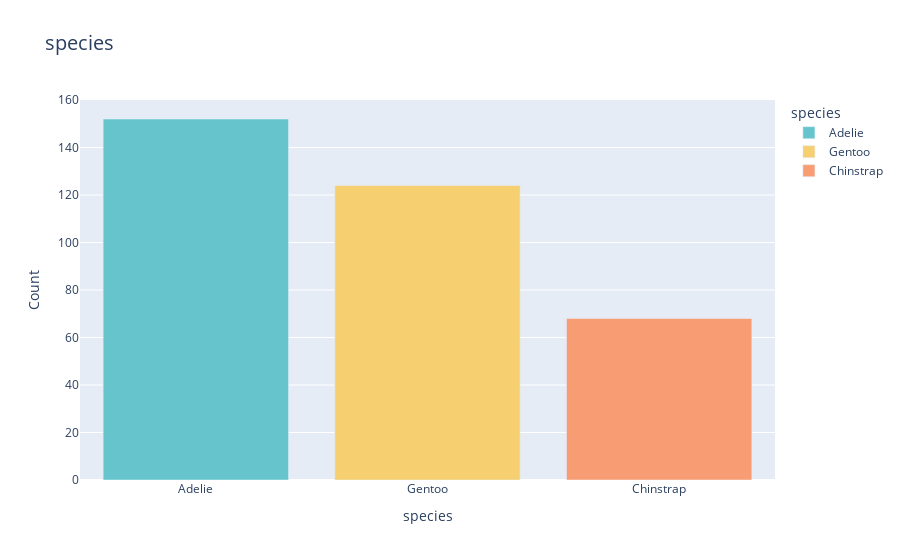

Notebook cell for this chart:
### Markdown cell above
### Bar charts

### Code cell
def bar_chart(data, input):
    # Create bar chart using Plotly Express
    value_counts = data[input].value_counts().reset_index()
    value_counts.columns = [input, 'count']
    fig = px.bar(
        value_counts,
        x=input,
        y='count',
        labels={input: input, 'count': 'Count'},
        title=f'{input}',
        color=input,  # Use the input column to assign different colors
        color_discrete_sequence=px.colors.qualitative.Pastel
    )
    fig.update_layout(
        title_font_size=20,
        xaxis_title=f'{input}',
        yaxis_title='Count'
    )
    return fig

fig = bar_chart(data, 'species')
fig

### Figure 1 — Plotly figure (JSON) as saved in the notebook; plotly's stock layout.template omitted (floating-point values rounded to 4 significant figures)
{"data": [{"alignmentgroup": "True", "hovertemplate": "species=%{x}<br>Count=%{y}<extra></extra>", "legendgroup": "Adelie", "marker": {"color": "rgb(102, 197, 204)", "pattern": {"shape": ""}}, "name": "Adelie", "offsetgroup": "Adelie", "orientation": "v", "showlegend": true, "textposition": "auto", "type": "bar", "x": ["Adelie"], "xaxis": "x", "y": [152], "yaxis": "y"}, {"alignmentgroup": "True", "hovertemplate": "species=%{x}<br>Count=%{y}<extra></extra>", "legendgroup": "Gentoo", "marker": {"color": "rgb(246, 207, 113)", "pattern": {"shape": ""}}, "name": "Gentoo", "offsetgroup": "Gentoo", "orientation": "v", "showlegend": true, "textposition": "auto", "type": "bar", "x": ["Gentoo"], "xaxis": "x", "y": [124], "yaxis": "y"}, {"alignmentgroup": "True", "hovertemplate": "species=%{x}<br>Count=%{y}<extra></extra>", "legendgroup": "Chinstrap", "marker": {"color": "rgb(248, 156, 116)", "pattern": {"shape": ""}}, "name": "Chinstrap", "offsetgroup": "Chinstrap", "orientation": "v", "showlegend": true, "textposition": "auto", "type": "bar", "x": ["Chinstrap"], "xaxis": "x", "y": [68], "yaxis": "y"}], "layout": {"barmode": "relative", "legend": {"title": {"text": "species"}, "tracegroupgap": 0}, "title": {"font": {"size": 20}, "text": "species"}, "xaxis": {"anchor": "y", "categoryarray": ["Adelie", "Gentoo", "Chinstrap"], "categoryorder": "array", "domain": [0, 1], "title": {"text": "species"}}, "yaxis": {"anchor": "x", "domain": [0, 1], "title": {"text": "Count"}}}}
